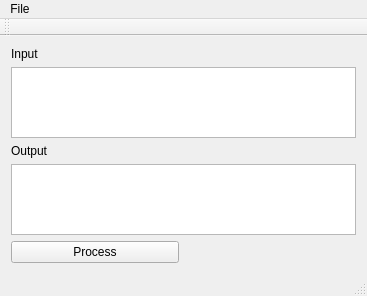
<?xml version="1.0" encoding="UTF-8"?>
<ui version="4.0">
 <class>MainWindow</class>
 <widget class="QMainWindow" name="MainWindow">
  <property name="geometry">
   <rect>
    <x>0</x>
    <y>0</y>
    <width>367</width>
    <height>286</height>
   </rect>
  </property>
  <property name="sizePolicy">
   <sizepolicy hsizetype="Preferred" vsizetype="Fixed">
    <horstretch>0</horstretch>
    <verstretch>0</verstretch>
   </sizepolicy>
  </property>
  <property name="windowTitle">
   <string>Stack task</string>
  </property>
  <widget class="QWidget" name="centralWidget">
   <property name="sizePolicy">
    <sizepolicy hsizetype="Expanding" vsizetype="Expanding">
     <horstretch>0</horstretch>
     <verstretch>0</verstretch>
    </sizepolicy>
   </property>
   <layout class="QGridLayout" name="gridLayout">
    <item row="3" column="0">
     <widget class="QTextEdit" name="textEdit">
      <property name="minimumSize">
       <size>
        <width>0</width>
        <height>71</height>
       </size>
      </property>
      <property name="maximumSize">
       <size>
        <width>16777215</width>
        <height>71</height>
       </size>
      </property>
     </widget>
    </item>
    <item row="5" column="0">
     <widget class="QPushButton" name="Enter">
      <property name="maximumSize">
       <size>
        <width>168</width>
        <height>23</height>
       </size>
      </property>
      <property name="text">
       <string>Process</string>
      </property>
     </widget>
    </item>
    <item row="0" column="0">
     <widget class="QLabel" name="label">
      <property name="maximumSize">
       <size>
        <width>16777215</width>
        <height>20</height>
       </size>
      </property>
      <property name="text">
       <string>Input</string>
      </property>
     </widget>
    </item>
    <item row="1" column="0">
     <widget class="QTextEdit" name="textEdit_2">
      <property name="sizePolicy">
       <sizepolicy hsizetype="Expanding" vsizetype="Expanding">
        <horstretch>0</horstretch>
        <verstretch>0</verstretch>
       </sizepolicy>
      </property>
      <property name="minimumSize">
       <size>
        <width>0</width>
        <height>71</height>
       </size>
      </property>
      <property name="maximumSize">
       <size>
        <width>16777215</width>
        <height>71</height>
       </size>
      </property>
     </widget>
    </item>
    <item row="2" column="0">
     <widget class="QLabel" name="label_2">
      <property name="maximumSize">
       <size>
        <width>16777215</width>
        <height>20</height>
       </size>
      </property>
      <property name="text">
       <string>Output</string>
      </property>
     </widget>
    </item>
   </layout>
  </widget>
  <widget class="QMenuBar" name="menuBar">
   <property name="geometry">
    <rect>
     <x>0</x>
     <y>0</y>
     <width>367</width>
     <height>21</height>
    </rect>
   </property>
   <widget class="QMenu" name="menuFile">
    <property name="title">
     <string>File</string>
    </property>
    <addaction name="actionOpen_file"/>
    <addaction name="actionExit"/>
   </widget>
   <addaction name="menuFile"/>
  </widget>
  <widget class="QToolBar" name="mainToolBar">
   <attribute name="toolBarArea">
    <enum>TopToolBarArea</enum>
   </attribute>
   <attribute name="toolBarBreak">
    <bool>false</bool>
   </attribute>
  </widget>
  <widget class="QStatusBar" name="statusBar"/>
  <action name="actionOpen_file">
   <property name="text">
    <string>Open file</string>
   </property>
  </action>
  <action name="actionExit">
   <property name="checkable">
    <bool>false</bool>
   </property>
   <property name="enabled">
    <bool>true</bool>
   </property>
   <property name="text">
    <string>Exit</string>
   </property>
  </action>
 </widget>
 <layoutdefault spacing="6" margin="11"/>
 <resources/>
 <connections/>
</ui>
